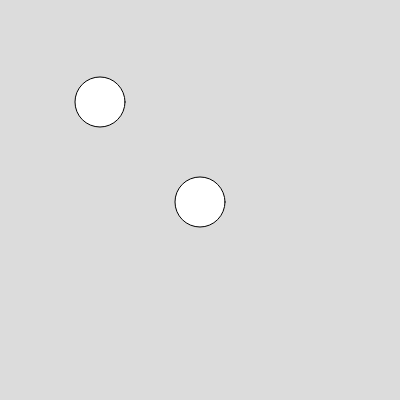
Frame 1 (no input)
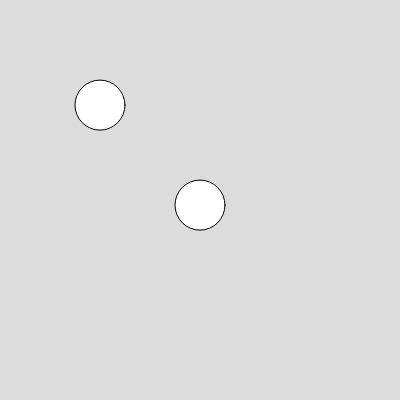
Frame 60 (no input)
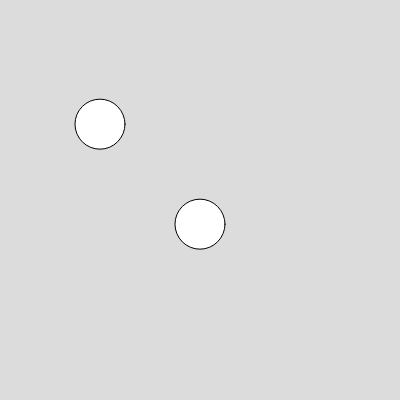
Frame 120 (the mouse pressed at the canvas centre since frame 60)

The p5.js sketch that drew these frames (run headless with seeded random() and noise() and a simulated clock; from frame 60 on, the mouse is pressed at the canvas centre):

// p5.js sketch
// ── sketch.js
let myBall;

function setup() {
  createCanvas(400, 400);
  myBall = new Ball(200,200);
  myBall2 = new Ball (100,100)
}

function draw() {
  background(220);

  myBall.move()
  myBall.display();

  myBall2.move();
  myBall2.display();
}

class Ball {
constructor(startX,startY){
  this.x = startX;
  this.y=startY;
  this.dia =50;
}
  move(){
  this.y += sin(frameCount*0.2) *10
}
  display() {
     circle(this.x,this.y,this.dia);
  }


}
